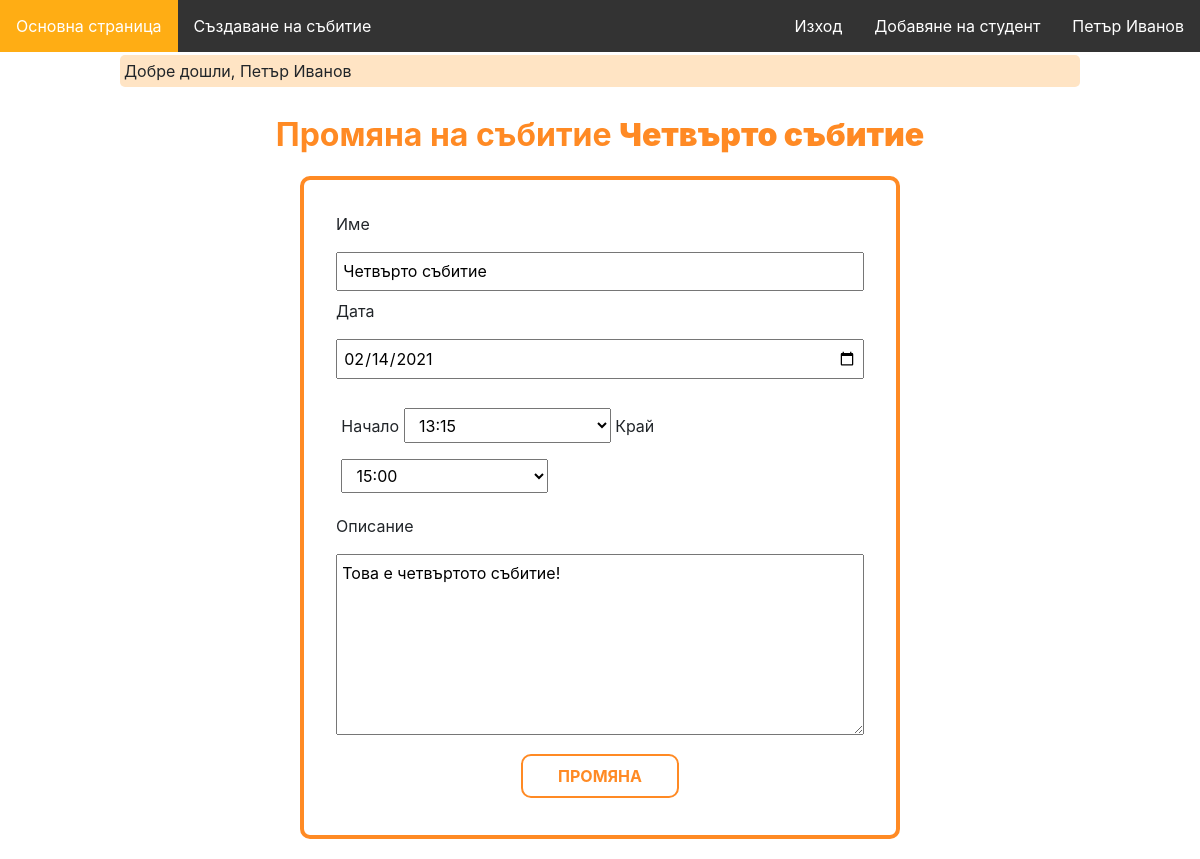
/event/7/edit (signed in), run on the app's committed database.
### tables this page shows
CREATE TABLE `events` (
  `id` int(10) UNSIGNED NOT NULL,
  `name` varchar(50) NOT NULL,
  `description` text DEFAULT NULL,
  `date` date NOT NULL,
  `start` time DEFAULT NULL,
  `end` time DEFAULT NULL,
  `teacher_id` int(10) UNSIGNED NOT NULL
);

### app/Controllers/EventsController.php (called while the page is built, shortened)
<?php
class EventsController
{
    public function edit($id)
    {
        $event = Event::getById($id);
        view('events/edit', [
            'event' => $event
        ]);
    }
}

### app/routes.php (called while the page is built, shortened)
<?php
$router = new Router();
$router->get('/login', 'AuthController@showLogin');
$router->post('/login', 'AuthController@login');
$router->get('/register', 'AuthController@showRegister');
$router->post('/enter-teacher', 'AuthController@register');
$router->get('/logout', 'AuthController@logout');
$router->get('/studentsLogin', 'AuthController@showStudentsLogin');
$router->post('/studentsLogin', 'AuthController@studentsLogin');
$router->get('/event/create', 'EventsController@create');
$router->post('/event', 'EventsController@store');
$router->get('/event/{id}', 'EventsController@show');
$router->post('/event/{id}/import', 'AttendanceController@import');
$router->get('/event/{id}/edit', 'EventsController@edit');

### core/bootstrap.php (called while the page is built, shortened)
<?php
require_once('autoloader.php');
require_once('helpers.php');
$config['database'] = require_once('../config/database.php');
$config['app'] = require_once('../config/app.php');
require_once('../app/routes.php');

### public/index.php (called while the page is built)
<?php
require_once './../core/bootstrap.php';

### core/Model.php (called while the page is built, shortened)
<?php
abstract class Model
{
    protected static $table;
    protected $attributes = [];
    public static function getById(int $id)
    {
        $stmt = Database::getConnection()->prepare(
            'SELECT * FROM ' . self::getTableName() . ' WHERE id = ?;'
        );
        $stmt->execute([$id]);
        $result = $stmt->fetch();
        if ($result !== false) {
            $model = new $modelClass();
            $model->attributes = $result;
            return $model;
        }
        return null;
    }
    protected static function getTableName()
    {
        if (isset(get_called_class()::$table)) {
            return get_called_class()::$table;
        }
        throw new \Exception('Unknown table');
    }
    public function __get($name)
    {
        return array_key_exists($name, $this->attributes)
            ? $this->attributes[$name]
            : null;
    }
}

### core/autoloader.php (called while the page is built, shortened)
<?php
spl_autoload_register(function ($class) {
    $prefixes = [
        'App' => 'app',
        'Core' => 'core'
    ];
    foreach ($prefixes as $prefix => $dirname) {
        $base_dir = __DIR__ . "/../$dirname/";
        $len = mb_strlen($prefix);
        if (strncmp($prefix, $class, $len) !== 0) {
            continue;
        }
        $relative_class = substr($class, $len);
        $file = $base_dir . str_replace('\\', '/', $relative_class) . '.php';
        if (file_exists($file)) {
            break;
        }
    }
});

### config/database.php (called while the page is built)
<?php
return [
    'host' => 'localhost',
    'database' => 'web-technologies',
    'user' => 'root',
    'password' => '',
    'pdo' => [
        \PDO::ATTR_DEFAULT_FETCH_MODE => \PDO::FETCH_ASSOC,
        \PDO::ATTR_ERRMODE => \PDO::ERRMODE_EXCEPTION
    ]
];

### config/app.php (called while the page is built)
<?php
return [
    'url' => 'http://web-technologies.devv',
];

### core/Database.php (called while the page is built, shortened)
<?php
class Database
{
    private static $instance = null;
    private function __construct()
    {
        $db = config('database');
        $this->connection = new PDO(
            'mysql:host=' . $db['host'] . ';dbname=' . $db['database'],
            $db['user'],
            $db['password'],
            $db['pdo']
        );
        self::$instance = $this;
    }
    public static function getConnection()
    {
        if (self::$instance == null) {
            self::$instance = new self();
        }
        return self::$instance->connection;
    }
}

### app/Views/events/edit.php (the view, shortened to what this page needs)
<?php require_once(realpath(dirname(__FILE__) . '/../includes/header.php')); ?>
<link rel="stylesheet" href="/registerEvent.css">
<main>
    <h1>Промяна на събитие <strong><?= $data['event']->name ?></strong></h1>
    <hr>
    <form action="/event/<?= $data['event']->id ?>" method="POST">
        <div class="field">
            <label for="name">Име</label>
            <input type="text" id="name" placeholder="Име на събитието" name="name" value="<?= $data['event']->name ?>">
        </div>
        <div class="field">
            <label for="date">Дата</label>
            <input type="date" id="date" placeholder="01/01/2021" name="date" value="<?= $data['event']->date ?>">
        </div>
        <div class="field" id="selectFields">
            <label for="start">Начало</label>
            <select name="start" id="start">
                <?php for ($i = 8; $i < 20; $i++) {
                    $value = lz($i) . ":15:00";
                    $displayValue = "$i:15";
                    $selected = $value === $data['event']->start ? 'selected' : '';
                    echo "<option value=\"$value\" $selected>$displayValue</option>";
                }
                ?>
            </select>
            <label for="end">Край</label>
            <select name="end" id="end">
                <?php for ($i = 9; $i < 21; $i++) {
                    $value = lz($i) . ":00:00";
                    $displayValue = "$i:00";
                    $selected = $value === $data['event']->end ? 'selected' : '';
                    echo "<option value=\"$value\" $selected>$displayValue</option>";
                }
                ?>
            </select>
        </div>
        <div class="field">
            <label for="description">Описание</label>
            <textarea name="description" id="description" cols="50" rows="7" placeholder="Кратко описание на събитието"><?= $data['event']->description ?></textarea>
        </div>
        <input type="submit" value="Промяна">
    </form>
</main>
<?php require_once(realpath(dirname(__FILE__) . '/../includes/footer.php')); ?>

### public/css/app.css (style rules this page uses)
hr { padding: 0; border: 0; height: 1px; }

### public/registerEvent.css (style rules this page uses)
main { margin-top: 2% }
h1 { text-align: center; color: rgb(255, 138, 36); }
form { margin: auto; width: 50%; padding: 2rem; border: 4px solid rgb(255, 138, 36); border-radius: 10px; margin-bottom: 20px; }
input[type=text], textarea, input[type=date] { width: 100%; padding: 1%; margin: 8px 0; box-sizing: border-box; }
#selectFields { display: inline-block; width: 100%; padding: 1%; margin: 8px 0; }
select { width: 40%; padding: 1% 2%; margin: 8px 0; box-sizing: border-box; }
input[type=submit] { margin: 1% 35%; width: 30%; padding: 8px 15px; background: white; color: rgb(255, 138, 36); text-transform: uppercase; font-weight: bold; border: 2px solid rgb(255, 138, 36); border-radius: 10px; outline: none; }

### data on the page
events: name "Четвърто събитие", date "02/14/2021", description "Това е четвъртото събитие!"

### other printed values
$_SESSION['firstName'] "Петър"
$_SESSION['lastName'] "Иванов"
p($_SESSION[$message]) "Добре дошли, Петър Иванов"
form field start "13:15"
form field end "15:00"
